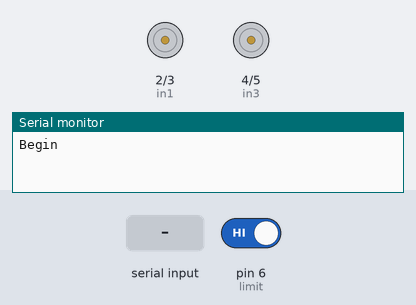
Bench run of a sketch on a simulated Arduino Uno, built with avr-gcc and run on an emulated ATmega328P. Parts: motor-driver pin pairs drawn as motors (green arrow = first pin HIGH = forward, orange = second pin HIGH = backward, longer = more drive), the last lines printed to the serial monitor. Inputs (shaded band) come from the test bench; at power-on: pin 6 (limit) HIGH.

Above: at 1.2 s.
1.3 s: "1\n" received over Serial
At 2.4 s:
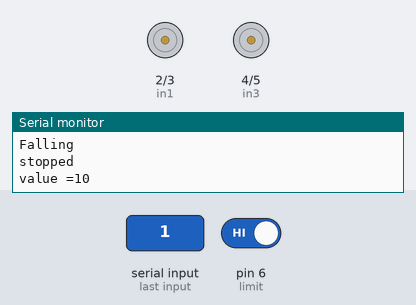
4.4 s: byte 52 (52) received over Serial
At 5.3 s:
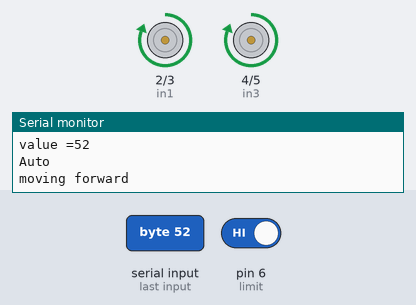
Timing chart, 0 to 8.9 s (numbered marks = the images above; inputs shaded):
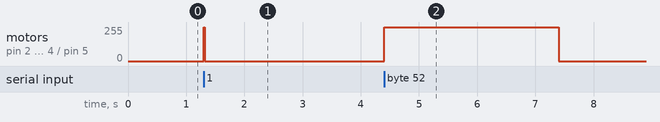

Measured:
- after the input at 1.3 s, motor on pin 2 (in1) / pin 3 (in2), motor on pin 4 (in3) / pin 5 (in4): stopped → forward 255/255 at once, → stopped 0.02 s later
- after the input at 4.4 s, motor on pin 2 (in1) / pin 3 (in2), motor on pin 4 (in3) / pin 5 (in4): stopped → forward 255/255 at once, → stopped 3.0 s later

The sketch:

fan_cleaner.ino
```cpp
//These are the pins from the motor driver to the arduino board
#define in1 2
#define in2 3
#define in3 4
#define in4 5

//TX is white and RX is black

//pin from the limit switch to the arduino ('Normally open' connection)
#define limit 6

int timer = 3000;
int incom = 0;

bool lastButtonState = LOW;  // Assuming active-low button
bool buttonPressed = false;
bool isMovingBackward = false;

void setup() {//setup determines the initial state of the system
  // initializes the serial read and write and allows the bluetooth to send commands
  Serial.begin(9600);

  // this part states which pins are to recieve or send signals
  pinMode (limit, INPUT_PULLUP);

  pinMode (in1, OUTPUT);
  pinMode (in2, OUTPUT);
  pinMode (in3, OUTPUT);
  pinMode (in4, OUTPUT);
  Serial.print("Begin \n");
}

void loop() {
  // put your main code here, to run repeatedly:
  bool currentButtonState = digitalRead(limit);

  if (lastButtonState == LOW && currentButtonState == LOW) {
        buttonPressed = true;
  }
  else{
    buttonPressed = false;
  }

  lastButtonState = currentButtonState;


  if (Serial.available() > 0){//checking for bluetooth connection
    Serial.print("CONNECTED \n");

    if (buttonPressed){
       Serial.print("Active \n");
    }
    else {
       Serial.print("Falling \n");
        hold();

    }

    incom = Serial.read();
    Serial.print("value =");
    Serial.print(incom);
    Serial.print("\n");

    if (incom == 49){// forward signal
      forward();
      isMovingBackward = false;
    }
    else if (incom ==50){// reverse signal
      isMovingBackward = true;
      back();
    }
    else if (incom ==51){// stop signal
      isMovingBackward = false;
      hold();
    }
    else if (incom ==52){// automatic run signal
      autom();
    }
  }

  if (isMovingBackward && !buttonPressed) {
    Serial.println("Limit switch opened - stopping motors");
    hold();
  }
}

void forward(){
  Serial.print("moving forward \n");
  digitalWrite (in1, HIGH);
  digitalWrite (in2, LOW);
  digitalWrite (in3, HIGH);
  digitalWrite (in4, LOW);
  }

void hold(){

    Serial.print("stopped \n");
    digitalWrite (in1, LOW);
    digitalWrite (in2, LOW);
    digitalWrite (in3, LOW);
    digitalWrite (in4, LOW);

}

void back(){
  if (!buttonPressed){
    hold();
  }
  else{
    Serial.print("moving back \n");
    digitalWrite (in1, LOW);
    digitalWrite (in2, HIGH);
    digitalWrite (in3, LOW);
    digitalWrite (in4, HIGH);
  }
}

void autom(){
  Serial.print("Auto \n");
  forward();
  delay(timer);
  hold();
  delay(50);
  back();
  delay(timer);
  hold();

  }
```
